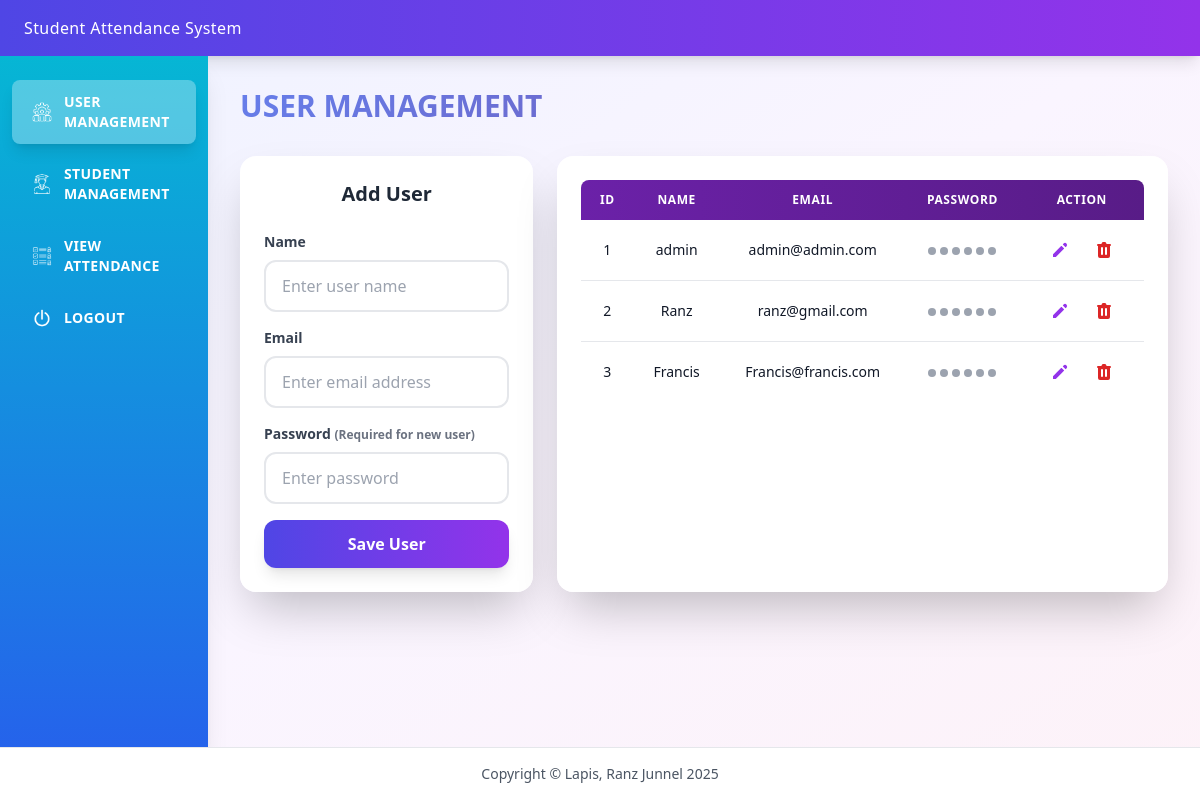
Before: /user-management (signed in) with the older database file.
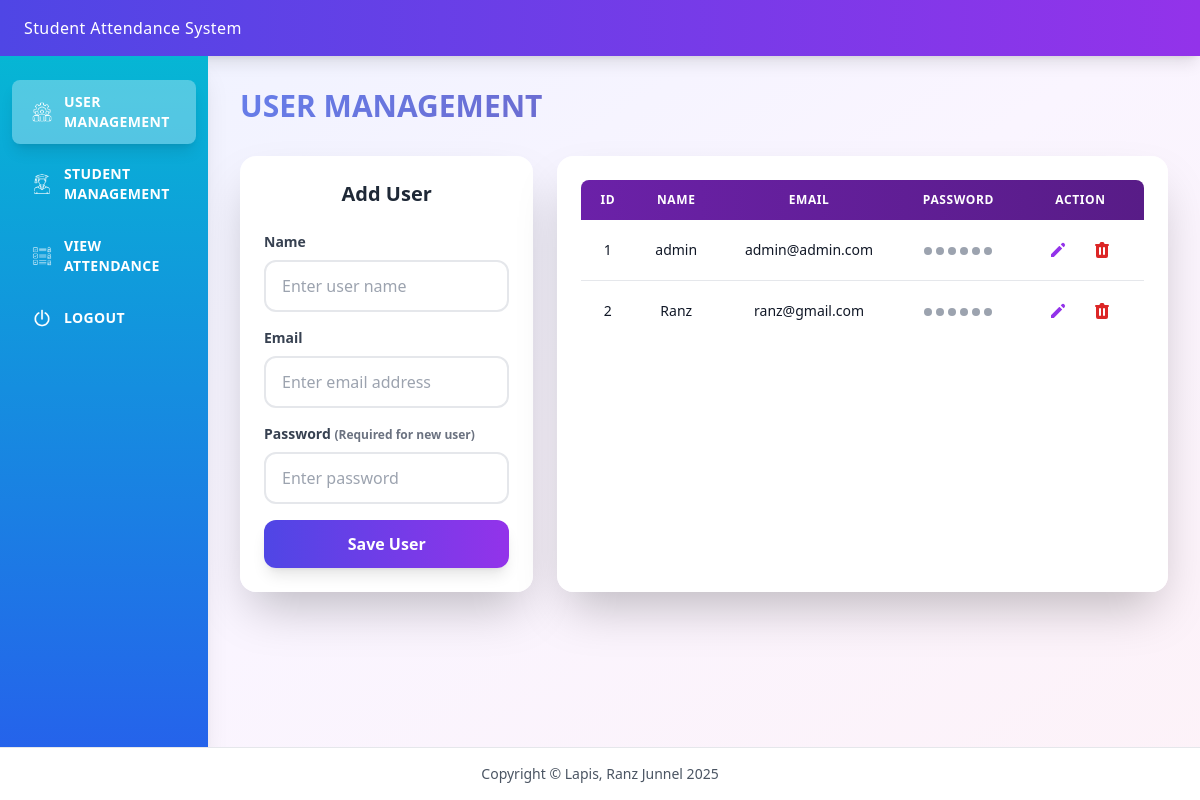
After: the same page with the newer database file.
### tables this page shows
CREATE TABLE users (
            id INTEGER PRIMARY KEY AUTOINCREMENT,
            name VARCHAR(100) NOT NULL,
            email VARCHAR(100) UNIQUE NOT NULL,
            password VARCHAR(255) NOT NULL,
            created_at TIMESTAMP DEFAULT CURRENT_TIMESTAMP
        );

### app.py (the view, shortened to what this page needs)
@app.route("/user-management", methods=['GET', 'POST'])
def user_management():
    if 'user_id' not in session:
        return redirect(url_for('login') + '?timeout=true')
    users = rows_to_dicts(get_all_users())
    return render_template("user_management.html", users=users)

### app.py (called while the page is built)
def rows_to_dicts(rows):
    return [dict(row) for row in rows]

### dbhelper.py (called while the page is built)
def connect():
    base_path = os.path.dirname(os.path.abspath(__file__))
    db_path = os.path.join(base_path, "school.db")
    conn = sqlite3.connect(db_path)
    conn.row_factory = sqlite3.Row
    return conn

def getall(table):
    conn = connect()
    cur = conn.cursor()
    cur.execute(f"SELECT * FROM {table}")
    rows = cur.fetchall()
    conn.close()
    return rows

def get_all_users():
    return getall('users')

### templates/user_management.html (shortened to what the changed rows need)
{% extends 'base.html' %}
{% block content %}
<link rel="stylesheet" href="{{ url_for('static', filename='css/sweetalert2.min.css') }}">
<div class="mb-8 animate-fadeIn">
    <h1 class="text-3xl font-bold gradient-text">USER MANAGEMENT</h1>
</div>
<div class="grid lg:grid-cols-12 gap-6">
    <div class="lg:col-span-4 glass rounded-2xl shadow-2xl p-6 animate-fadeIn" style="animation-delay: 0.1s;">
        <h2 class="text-xl font-bold text-gray-800 mb-6 text-center">
            {% if user_to_edit %}Edit User (ID: {{ user_to_edit.id }}){% else %}Add User{% endif %}
        </h2>
    </div>
    <div class="lg:col-span-8 glass rounded-2xl shadow-2xl p-6 animate-fadeIn" style="animation-delay: 0.2s;">
        <div class="overflow-x-auto">
            <table class="w-full">
                <thead>
                    <tr class="bg-gradient-to-r from-purple-800 to-purple-900 text-white">
                        <th class="px-4 py-3 text-center text-xs font-semibold uppercase tracking-wider rounded-tl-lg">ID</th>
                        <th class="px-4 py-3 text-center text-xs font-semibold uppercase tracking-wider">Name</th>
                        <th class="px-4 py-3 text-center text-xs font-semibold uppercase tracking-wider">Email</th>
                        <th class="px-4 py-3 text-center text-xs font-semibold uppercase tracking-wider">Password</th>
                        <th class="px-4 py-3 text-center text-xs font-semibold uppercase tracking-wider rounded-tr-lg">Action</th>
                    </tr>
                </thead>
                <tbody class="divide-y divide-gray-200">
                    {% if users %}
                        {% for user in users %}
                        <tr class="hover:bg-purple-50 transition-colors duration-150">
                            <td class="px-4 py-3 text-sm text-gray-900 text-center">{{ user.id }}</td>
                            <td class="px-4 py-3 text-sm text-gray-900 text-center">{{ user.name }}</td>
                            <td class="px-4 py-3 text-sm text-gray-900 text-center">{{ user.email }}</td>
                            <td class="px-4 py-3 text-sm text-gray-900 text-center">
                                <span class="inline-flex items-center gap-1">
                                    <span class="w-2 h-2 bg-gray-400 rounded-full"></span>
                                    <span class="w-2 h-2 bg-gray-400 rounded-full"></span>
                                    <span class="w-2 h-2 bg-gray-400 rounded-full"></span>
                                    <span class="w-2 h-2 bg-gray-400 rounded-full"></span>
                                    <span class="w-2 h-2 bg-gray-400 rounded-full"></span>
                                    <span class="w-2 h-2 bg-gray-400 rounded-full"></span>
                                </span>
                            </td>
                            <td class="px-4 py-3 text-center">
                                <div class="flex items-center justify-center gap-2">
                                    <button onclick="editUser({{ user.id }}, '{{ user.name }}', '{{ user.email }}')"
                                            class="p-2 text-purple-600 hover:bg-purple-100 rounded-lg transition-colors duration-150"
                                            title="Edit User">
                                        <svg xmlns="http://www.w3.org/2000/svg" class="h-5 w-5" viewBox="0 0 20 20" fill="currentColor">
                                            <path d="M13.586 3.586a2 2 0 112.828 2.828l-.793.793-2.828-2.828.793-.793zM11.379 5.793L3 14.172V17h2.828l8.38-8.379-2.83-2.828z" />
                                        </svg>
                                    </button>
                                    <a href="#"
                                       onclick="return confirmUserDelete({{ user.id }})"
                                       class="p-2 text-red-600 hover:bg-red-100 rounded-lg transition-colors duration-150"
                                       title="Delete User">
                                    </a>
                                </div>
                            </td>
                        </tr>
                        {% endfor %}
                    {% else %}
                        <tr>
                            <td colspan="5" class="px-4 py-12 text-center text-gray-500">
                                <p>No users found</p>
                            </td>
                        </tr>
                    {% endif %}
                </tbody>
            </table>
        </div>
    </div>
</div>
{% endblock %}

Changed rows visible on the page:
removed users: id "3", name "Francis", email "Francis@francis.com"
